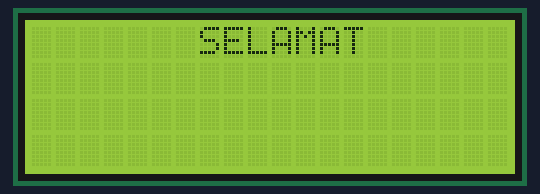
Simulated run of this sketch. Board: Arduino Uno, built with avr-gcc and run on an emulated ATmega328P. Shown: 20×4 character LCD.

Above: at 0.1 s.
At 3.8 s:
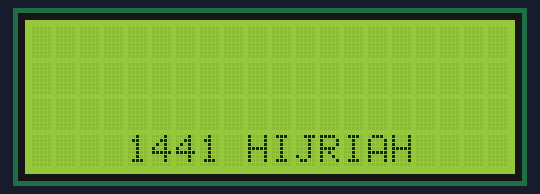
At 8.8 s:
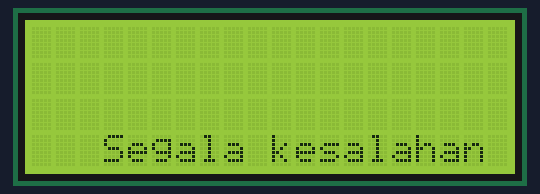
At 10.4 s:
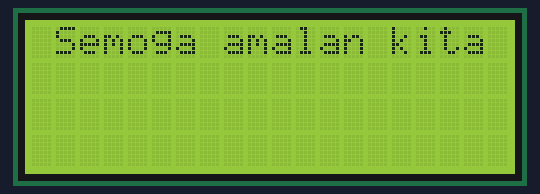
At 25.3 s:
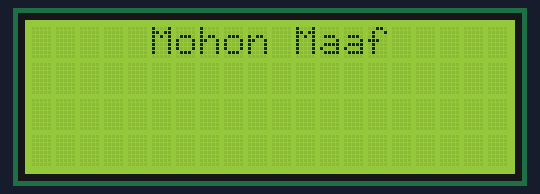
At 35.6 s:
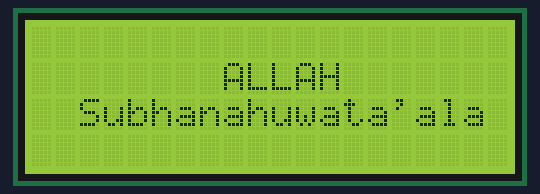

The sketch:

movingTextndo.ino
```cpp
 #include <Wire.h>
#include <LiquidCrystal_I2C.h>

LiquidCrystal_I2C lcd(0x27,20,4);        // atur alamat LCD ke 0x27 untuk tampilan 16 karakter dan 2 baris

void setup()
{
  lcd.init();                                   // inisialisasi lcd
  lcd.backlight();                        // untuk menampilkan pencahayaan pada lcd
}
void loop()
{
  lcd.setCursor(0,0);                              // untuk menampilkan karakter dari kolom 0 dan baris 0
  lcd.print("      SELAMAT");       // untuk menampilkan tulisan ke lcd
  lcd.scrollDisplayRight ();         // untuk menampilkan tulisan berjalan dari arah kanan
  delay (1300);                              // delay saat tulisan berjalan
  lcd.clear ();

  lcd.setCursor(0,1);                      // untuk menampilkan karakter dari kolom 0 dan baris 1
  lcd.print("     HARI RAYA");       // untuk menampilkan tulisan di lcd
  lcd.scrollDisplayRight ();           // untuk menampilkan tulisan berjalan dari arah kanan
  delay (1100);                                // delay saat tulisan berjalan
  lcd.clear ();


  lcd.setCursor(0,2);                      // untuk menampilkan karakter dari kolom 0 dan baris 1
  lcd.print("    IDUL FITRI ");       // untuk menampilkan tulisan di lcd
  lcd.scrollDisplayRight ();           // untuk menampilkan tulisan berjalan dari arah kanan
  delay (1200);                                // delay saat tulisan berjalan
  lcd.clear ();

  lcd.setCursor(0,3);                      // untuk menampilkan karakter dari kolom 0 dan baris 1
  lcd.print("   1441 HIJRIAH ");       // untuk menampilkan tulisan di lcd
  lcd.scrollDisplayRight ();           // untuk menampilkan tulisan berjalan dari arah kanan
  delay (1200);                                // delay saat tulisan berjalan
  lcd.clear ();

  lcd.setCursor(0,0);                              // untuk menampilkan karakter dari kolom 0 dan baris 0
  lcd.print("    Mohon Maaf");       // untuk menampilkan tulisan ke lcd
  lcd.scrollDisplayRight ();         // untuk menampilkan tulisan berjalan dari arah kanan
  delay (1500);                              // delay saat tulisan berjalan
  lcd.clear ();

  lcd.setCursor(0,1);                      // untuk menampilkan karakter dari kolom 0 dan baris 1
  lcd.print("  Lahir dan batin");       // untuk menampilkan tulisan di lcd
  lcd.scrollDisplayRight ();           // untuk menampilkan tulisan berjalan dari arah kanan
  delay (1200);                                // delay saat tulisan berjalan
  lcd.clear ();
  lcd.setCursor(0,2);                      // untuk menampilkan karakter dari kolom 0 dan baris 1
  lcd.print("       atas ");       // untuk menampilkan tulisan di lcd
  lcd.scrollDisplayRight ();           // untuk menampilkan tulisan berjalan dari arah kanan
  delay (1000);                                // delay saat tulisan berjalan
  lcd.clear ();

  lcd.setCursor(0,3);                      // untuk menampilkan karakter dari kolom 0 dan baris 1
  lcd.print("  Segala kesalahan ");       // untuk menampilkan tulisan di lcd
  lcd.scrollDisplayRight ();           // untuk menampilkan tulisan berjalan dari arah kanan
  delay (1600);                                // delay saat tulisan berjalan
  lcd.clear ();

  lcd.setCursor(0,0);                      // untuk menampilkan karakter dari kolom 0 dan baris 1
  lcd.print("Semoga amalan kita");       // untuk menampilkan tulisan di lcd
  lcd.scrollDisplayRight ();           // untuk menampilkan tulisan berjalan dari arah kanan
  delay (1500);                                // delay saat tulisan berjalan
  lcd.clear ();

    lcd.setCursor(0,1);                      // untuk menampilkan karakter dari kolom 0 dan baris 1
  lcd.print("    Selama ini");       // untuk menampilkan tulisan di lcd
  lcd.scrollDisplayRight ();           // untuk menampilkan tulisan berjalan dari arah kanan
  delay (1200);                                // delay saat tulisan berjalan
  lcd.clear ();

    lcd.setCursor(0,2);                              // untuk menampilkan karakter dari kolom 0 dan baris 0
  lcd.print("     diterima");       // untuk menampilkan tulisan ke lcd
  lcd.scrollDisplayRight ();         // untuk menampilkan tulisan berjalan dari arah kanan
  delay (1200);                              // delay saat tulisan berjalan
  lcd.clear ();

    lcd.setCursor(0,3);                      // untuk menampilkan karakter dari kolom 0 dan baris 1
  lcd.print("       Oleh");       // untuk menampilkan tulisan di lcd
  lcd.scrollDisplayRight ();           // untuk menampilkan tulisan berjalan dari arah kanan
  delay (1000);                                // delay saat tulisan berjalan
  lcd.clear ();


  lcd.setCursor(0,1);                      // untuk menampilkan karakter dari kolom 0 dan baris 1
  lcd.print("        ALLAH ");       // untuk menampilkan tulisan di lcd
  lcd.setCursor(0,2);
  lcd.print("  Subhanahuwata'ala");
  //lcd.scrollDisplayRight ();           // untuk menampilkan tulisan berjalan dari arah kanan
  delay (5000);                                // delay saat tulisan berjalan
  lcd.clear ();
}
```

Measured:
- what the display in image 1 shows lasts 1.3 s, from 3.7 s to 5.0 s
- what the display in image 2 shows lasts 1.6 s, from 8.7 s to 10.3 s
- what the display in image 3 shows lasts 1.5 s, from 10.3 s to 11.8 s
